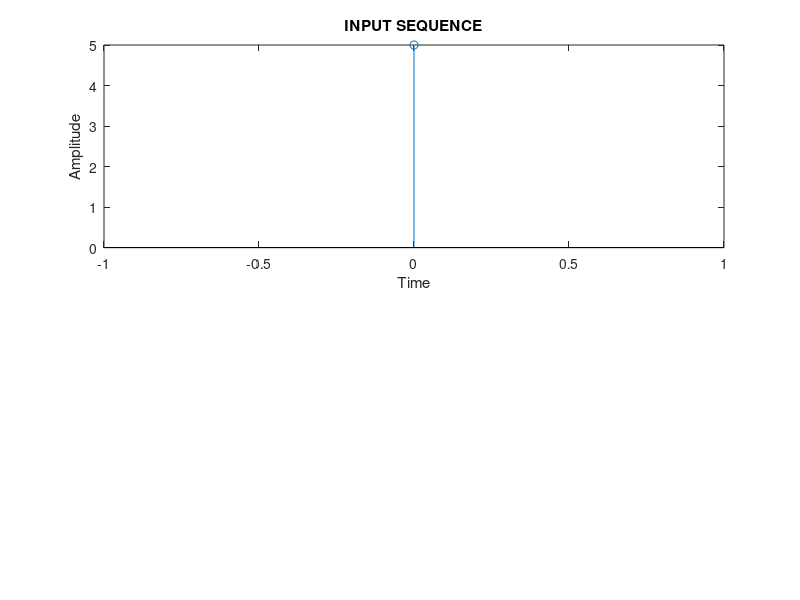

The MATLAB source for this figure: (Note: this script raises an error after producing the figure.)
%Auto correlation
clc 
close all
clear ALL

x = input('Enter the input sequence:');
n = 0: length(x) - 1;
subplot(2,1,1), stem(n,x);
xlabel('Time'), ylabel('Amplitude');
title('INPUT SEQUENCE');

z = xcorr(x,x);
n = 0: length(z) - 1;
subplot(2,1,2), stem(n,z);
xlabel('Time'), ylabel('Amplitude');
title('AUTO CORRELATION');
